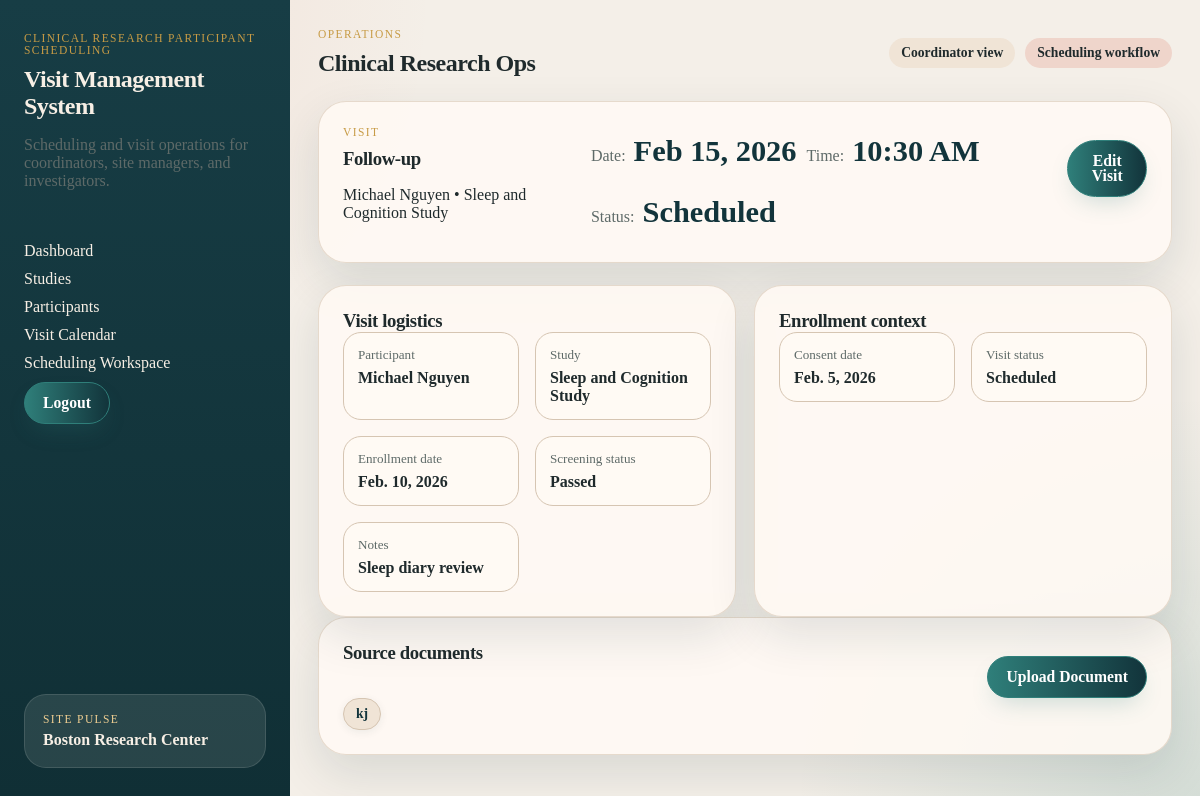
/project/visits/2/ (signed in), run on the app's committed database.
### project/models.py (models this page shows, shortened)
class Visit(models.Model):
    enrollment = models.ForeignKey(Enrollment, on_delete=models.CASCADE)  # Link to enrollment
    visit_date = models.DateTimeField()  # Date and time of visit
    visit_type = models.CharField(max_length=100)  # e.g., 'screening', 'follow-up'
    VISIT_STATUS_CHOICES = [
        ('scheduled', 'Scheduled'),
        ('completed', 'Completed'),
        ('canceled', 'Canceled'),
        ('missed', 'Missed'),
    ]
    status = models.CharField(
        max_length=20,
        choices=VISIT_STATUS_CHOICES,
        default='scheduled'
    )
    notes = models.TextField()  # Staff notes

class Enrollment(models.Model):
    participant = models.ForeignKey(Participant, on_delete=models.CASCADE)  # Link to participant
    study = models.ForeignKey(Study, on_delete=models.CASCADE)  # Link to study
    consent_date = models.DateField()  # Date consent was given
    SCREENING_STATUS_CHOICES = [
        ('pending', 'Pending'),
        ('eligible', 'Eligible'),
        ('ineligible', 'Ineligible'),
        ('screen_failed', 'Screen Failed'),
    ]
    screening_status = models.CharField(
        max_length=20,
        choices=SCREENING_STATUS_CHOICES,
        default='pending'
    )
    enrollment_date = models.DateField()  # Date of enrollment

class Participant(models.Model):
    first_name = models.CharField(max_length=100)  # Participant's first name
    last_name = models.CharField(max_length=100)  # Participant's last name
    date_of_birth = models.DateField()  # Date of birth
    age = models.PositiveIntegerField(null=True, blank=True)  # Age (optional, can be calculated from DOB)
    sex = models.CharField(
        max_length=20,
        choices=[('male', 'Male'), ('female', 'Female'), ('other', 'Other'), ('prefer_not_to_say', 'Prefer not to say')],
        default='prefer_not_to_say',
    )  # Sex
    phone = models.CharField(max_length=20, blank=True)  # Phone number
    email = models.EmailField(max_length=254, blank=True)  # Email address
    STATUS_CHOICES = [
        ('active', 'Active'),
        ('withdrawn', 'Withdrawn'),
        ('completed', 'Completed'),
        ('inactive', 'Inactive'),
    ]
    status = models.CharField(
        max_length=20,
        choices=STATUS_CHOICES,
        default='active'
    )
    def __str__(self):
        return f"{self.first_name} {self.last_name}"

class Study(models.Model):
    title = models.CharField(max_length=200)  # Study title
    protocol_number = models.CharField(max_length=50)  # Unique protocol identifier
    description = models.TextField()  # Study description
    STUDY_STATUS_CHOICES = [
        ('active', 'Active'),
        ('closed', 'Closed'),
        ('paused', 'Paused'),
    ]
    status = models.CharField(
        max_length=20,
        choices=STUDY_STATUS_CHOICES,
        default='active'
    )

class VisitDocument(models.Model):
    visit = models.ForeignKey(Visit, on_delete=models.CASCADE)  # Link to visit
    title = models.CharField(max_length=200)  # Document title
    file = models.FileField(upload_to='documents/')  # Uploaded file
    description = models.TextField()  # Description of the document

### project/views.py (the view)
# urls.py: path("visits/<int:visit_id>/", VisitDetailView.as_view(), name="project_visit_detail"),
class VisitDetailView(CoordinatorRequiredMixin, DetailView):
    model = Visit
    template_name = "project/visit_detail.html"
    context_object_name = "visit"
    pk_url_kwarg = "visit_id"
    def get_queryset(self):
        return Visit.objects.select_related(
            "enrollment",
            "enrollment__participant",
            "enrollment__study",
        )
    def get_context_data(self, **kwargs):
        context = super().get_context_data(**kwargs)
        context["documents"] = self.object.visitdocument_set.order_by("title")
        return context

### project/views.py (called while the page is built)
    def test_func(self):
        return hasattr(self.request.user, 'userprofile') and \
               self.request.user.userprofile.role == 'coordinator'

### project/templates/project/visit_detail.html (shortened to what this page needs)
{% extends "project/base.html" %}
{% block content %}
<section class="detail-hero">
  <div>
    <p class="eyebrow">Visit</p>
    <h3>{{ visit.visit_type }}</h3>
    <p>{{ visit.enrollment.participant }} &bull; {{ visit.enrollment.study.title }}</p>
  </div>
  <div class="hero-stats">
    <span>
      <span class="hero-label">Date:</span>
      <strong class="hero-value">{{ visit.visit_date|date:"M j, Y" }}</strong>
    </span>
    <span>
      <span class="hero-label">Time:</span>
      <strong class="hero-value">{{ visit.visit_date|date:"g:i A" }}</strong>
    </span>
    <span>
      <span class="hero-label">Status:</span>
      <strong class="hero-value status-{{ visit.status|lower }}">{{ visit.status }}</strong>
    </span>
  </div>
    <div style="margin-bottom: 1em;">
    <a href="{% url 'project_visit_edit' visit.id %}" class="button-link">Edit Visit</a>
  </div>
</section>
<section class="content-grid">
  <article class="panel">
    <div class="panel-header">
      <h3>Visit logistics</h3>
    </div>
    <dl class="detail-list">
      <div><dt>Participant</dt><dd><a href="{% url 'project_participant_detail' visit.enrollment.participant.id %}">{{ visit.enrollment.participant }}</a></dd></div>
      <div><dt>Study</dt><dd><a href="{% url 'project_study_detail' visit.enrollment.study.id %}">{{ visit.enrollment.study.title }}</a></dd></div>
      <div><dt>Enrollment date</dt><dd>{{ visit.enrollment.enrollment_date }}</dd></div>
      <div><dt>Screening status</dt><dd>{{ visit.enrollment.screening_status }}</dd></div>
      <div><dt>Notes</dt><dd>{{ visit.notes }}</dd></div>
    </dl>
  </article>
  <article class="panel">
    <div class="panel-header">
      <h3>Enrollment context</h3>
    </div>
    <dl class="detail-list">
      <div><dt>Consent date</dt><dd>{{ visit.enrollment.consent_date }}</dd></div>
      <div><dt>Visit status</dt><dd>{{ visit.status }}</dd></div>
    </dl>
  </article>
</section>
<section class="panel">
  <div class="panel-header">
    <h3>Source documents</h3>
    {% if request.user.is_authenticated and request.user.userprofile.role == 'coordinator' %}
      <a href="{% url 'visit_document_create' visit.id %}" class="button-link" style="float:right;">Upload Document</a>
    {% endif %}
  </div>
  <div class="chip-row">
    {% for document in documents %}
      <span class="doc-chip">
        <a href="{{ document.file.url }}" target="_blank">{{ document.title }}</a>
      </span>
    {% empty %}
      <p class="empty-state">No visit documents uploaded.</p>
    {% endfor %}
  </div>
</section>
{% endblock %}

### static/project.css (style rules this page uses)
.doc-chip { display: inline-block; padding: 0.5em 1.1em; border-radius: 999px; background: linear-gradient(90deg, #e6eaf7 0%, #f0e4d6 100%); color: #12343b; font-weight: 600; font-size: 1rem; box-shadow: 0 2px 8px rgba(18, 52, 59, 0.07); border: 1px solid #d6c5b2; transition: background 0.18s, color 0.18s, box-shadow 0.18s; text-decoration: none; }
:root { --bg: #f4efe8; --panel: #fffaf4; --panel-strong: #f0e4d6; --line: #d6c5b2; --text: #1f2a2c; --muted: #5e6a68; --navy: #12343b; --teal: #2f7f7a; --coral: #d66a4d; --gold: #c79b45; --danger: #b2493d; --shadow: 0 18px 48px rgba(18, 52, 59, 0.12); }
* { box-sizing: border-box; }
html, body { margin: 0; padding: 0; }
body { font-family: Georgia, "Times New Roman", serif; color: var(--text); background: radial-gradient(circle at top left, rgba(214, 106, 77, 0.12), transparent 30%), radial-gradient(circle at bottom right, rgba(47, 127, 122, 0.16), transparent 28%), var(--bg); }
a { color: inherit; text-decoration: none; }
h1, h2, h3, h4 { margin: 0; font-family: "Palatino Linotype", "Book Antiqua", Palatino, serif; letter-spacing: -0.02em; }
.nav, .stack-list, .metric-grid, .card-grid, .content-grid, .day-grid, .scheduler-form, form { display: grid; gap: 16px; }
.metric-grid, .card-grid, .content-grid, .day-grid { margin-top: 22px; gap: 18px; }
.content-grid, .day-grid { grid-template-columns: repeat(2, minmax(0, 1fr)); }
.page-header, .panel-header, .hero, .detail-hero, .list-row, .metric-card, .study-card, .day-card, .study-card-header { display: flex; justify-content: space-between; gap: 18px; }
.header-actions, .study-meta, .chip-row, .hero-stats, .study-card-actions, .row-meta, .profile-actions { display: flex; flex-wrap: wrap; gap: 10px; align-items: center; }
.hero, .detail-hero, .panel, .day-card { padding: 24px; border-radius: 28px; background: rgba(255, 250, 244, 0.88); border: 1px solid rgba(214, 197, 178, 0.6); box-shadow: var(--shadow); }
.eyebrow, .status-label { text-transform: uppercase; font-size: 0.72rem; letter-spacing: 0.12em; }
.eyebrow { color: var(--gold); margin: 0 0 10px; }
.brand-copy, .subtle, .hero-copy, .metric-card span, .list-row p, .study-card p, .detail-list dt, .bullet-list, .status-card span, .study-protocol, .row-meta, .hero-label, .empty-state, .visit-study, .enrollment-protocol { color: var(--muted); }
.hero-label { font-size: 1rem; margin-right: 0.25rem; }
.hero-value { font-weight: 700; text-transform: capitalize; }
.metric-card strong, .hero-stats strong { font-size: 1.9rem; color: var(--navy); }
.pill, .badge, .doc-chip, .status-badge, .screening-badge, .visit-badge { display: inline-flex; align-items: center; justify-content: center; width: fit-content; padding: 7px 12px; border-radius: 999px; font-size: 0.85rem; font-weight: 700; background: var(--panel-strong); }
.btn, .button-link, .scheduler-form button, form button, input[type="submit"], button[type="submit"] { display: inline-flex; align-items: center; justify-content: center; gap: 0.4em; width: fit-content; min-height: 42px; line-height: 1; font-family: inherit; font-size: 0.98rem; font-weight: 700; padding: 0.75em 1.15em; border-radius: 999px; border: 1.5px solid transparent; cursor: pointer; text-align: center; text-decoration: none; transition: transform 0.2s ease, box-shadow 0.2s ease, background 0.2s ease, border-color 0.2s ease; box-shadow: 0 0.7em 1.5em -0.5em rgba(47, 127, 122, 0.25); }
.btn-primary, .button-link, .scheduler-form button, form button, input[type="submit"], button[type="submit"] { background: linear-gradient(90deg, var(--teal), var(--navy)); color: #fff; border-color: var(--teal); }
.button-link { margin-top: 14px; }
.detail-list { display: grid; grid-template-columns: repeat(2, minmax(0, 1fr)); gap: 16px; margin: 0; }
.detail-list div { padding: 14px; border-radius: 18px; background: var(--panel); border: 1px solid var(--line); }
.detail-list dt { font-size: 0.82rem; margin-bottom: 6px; }
.detail-list dd { margin: 0; font-weight: 600; }

### data on the page
Visit: visit_type "Follow-up", enrollment.participant "Michael Nguyen", enrollment.study "Sleep and Cognition Study", visit_date "Feb 15, 2026", visit_date "10:30 AM", status "Scheduled", enrollment.enrollment_date "Feb. 10, 2026", enrollment.screening_status "Passed", notes "Sleep diary review", enrollment.consent_date "Feb. 5, 2026"
VisitDocument: title "kj"
